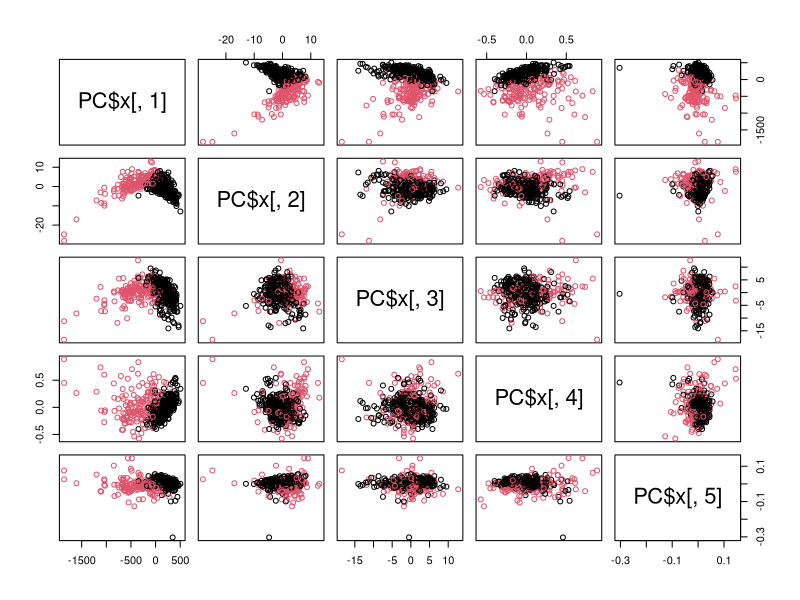

The R script that drew this image:
library(MASS)
library(class)

########################################################
# Read data
Data = read.table("BreastCancerDataTrain.txt", header=TRUE)

# First five PCA-components
PC <- prcomp(Data[,-1])

# Function to calculate correctly classified patients
correctly_classified <- function(DataSet, prediction){
  correct = 0
  for (i in 1:length(as.data.frame(t(DataSet)))){
    if (prediction[i] == DataSet$Diagnosis[i]){
      correct = correct + 1
    }
  }
  return(correct/length(DataSet$Diagnosis))
}

########################################################
# 1.1 Visualization
pdf('pairwisePlot.pdf')
# red is manignent
labels <- (Data$Diagnosis == "M")+1
pairs(~PC$x[,1]+PC$x[,2]+PC$x[,3]+PC$x[,4]+PC$x[,5], col=labels)
dev.off()

########################################################
# 1.2 Linear Discriminant Analysis
lda <- lda(Data$Diagnosis ~ ., data=Data[,-1])
classifier_lda <- function(NewData){
  return(predict(lda, NewData)$class)
}
print("Ratio for Linear Discriminant Analysis: ")
print(correctly_classified(Data, classifier_lda(Data)))
print("-----------------------------------")

########################################################
# 1.3 Logistic Regression
# get binary data
diagnosis_bin <- array(0, dim=c(length(Data$Diagnosis),1))
for (i in 1:length(diagnosis_bin)){
  if (Data$Diagnosis[i] == "B"){
    diagnosis_bin[i] = 0
  } else {
    diagnosis_bin[i] = 1
  }
}
logreg <- glm(diagnosis_bin ~ ., family=binomial(link = "logit"), data=Data[,-1])
# Classifier
classifier_lr <- function(NewData){
  coeff <- logreg$coefficients
  pred_M <- array(0, dim=c(1,length(NewData)))
  for (i in 1:length(NewData)){
    prob_M = 1 / (1 + exp(-(coeff[1] + (NewData$radius)*coeff[2] + (NewData$texture)*coeff[3] + (NewData$perimeter)*coeff[4] + (NewData$area)*coeff[5] + (NewData$smoothness)*coeff[6] + (NewData$compactness)*coeff[7] + (NewData$concavity)*coeff[8] + (NewData$concave.points)*coeff[9] + (NewData$symmetry)*coeff[10] + (NewData$fractal.dimension)*coeff[11])))
    for (i in 1:length(prob_M)){
      if (prob_M[i] > .5){
        pred_M[i] = 'M'
      } else {
        pred_M[i] ='B'
      }
    }
  }
  return(pred_M)
}
print("Ratio for Logistic Regression: ")
print(correctly_classified(Data, classifier_lr(Data)))
print("-----------------------------------")

########################################################
# 1.4 K-Nearest Neighbors
cl = Data$Diagnosis
diagnosis_knn = knn(Data[,-1], Data[,-1], cl, k = 5)
print("Ratio for 5-Nearest-Neighbors: ")
print(correctly_classified(Data, diagnosis_knn))
print("-----------------------------------")

########################################################
# 1.5 Tuning of the knn parameter
# Dividing into training and validation set
id_train <- sample(1:dim(Data)[1], 0.8*dim(Data)[1])
TrainData <- Data[id_train,]
ValData <- Data[-id_train,]

# Tuning
correct_tune <- array(0, dim=c(20,1))
for (i in 1:20){
  diagnosis = knn(TrainData[,-1], ValData[,-1], cl = TrainData$Diagnosis, k = i)
  correct_tune[i] = correctly_classified(ValData, diagnosis)
}
print(paste0("The largest ratio for knn in the validation run is ",max(correct_tune),"."))
print(paste0("It occured when using k = ",which.max(correct_tune),"."))
print("-----------------------------------")
# Classifier
classifier_knn <- function(NewData,KnownData,k){
  diagnosis = knn(KnownData[,-1], NewData, cl = KnownData$Diagnosis, k = k)
  return(diagnosis)
}

# 1.5 Validation
library(caret)

compute_lda = classifier_lda(ValData)
correctly_classified(ValData,compute_lda)
compute_lr = classifier_lr(ValData)
correctly_classified(ValData,compute_lr)
compute_knn = classifier_knn(ValData[,-1],TrainData,which.max(correct_tune))
correctly_classified(ValData,compute_knn)

########################################################
# Use Test Data
Test = read.table("BreastCancerDataTest.txt", header=TRUE)

test_lda = classifier_lda(Test)
correctly_classified(Test,test_lda)
test_knn = classifier_knn(Test[,-1],Data,which.max(correct_tune))
correctly_classified(Test,test_knn)
test_lr = classifier_lr(Test)
correctly_classified(Test,test_lr)
